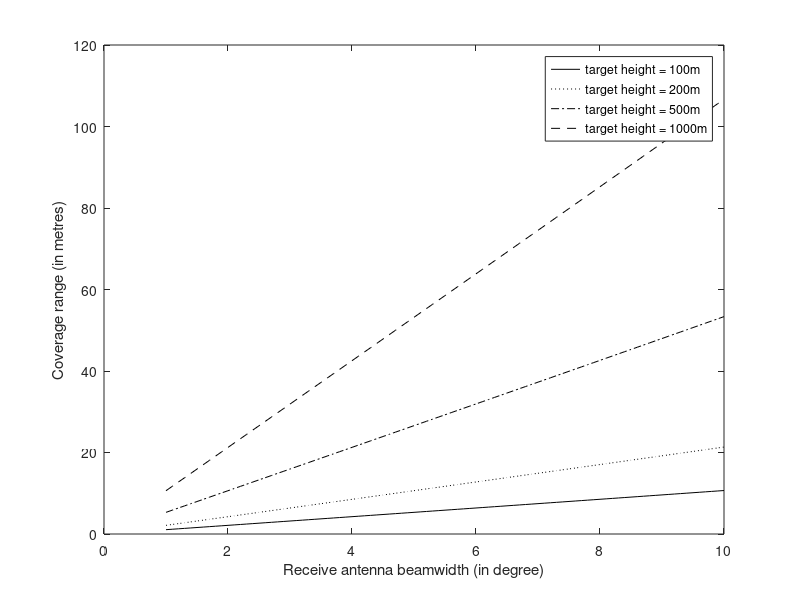

Recreate this plot in MATLAB.
alpha1 = 1:0.1:10;
alpha = alpha1/180*pi;
theta1 = 65; %45; %65;
theta = theta1/180*pi;
hvec = [100 200 500 1000]; %100:100:1000;

L1 = zeros(length(alpha),length(hvec));
L2 = L1;
index = 0;
for h = hvec
    index = index + 1;
    L1(:, index) = h/2 * (1./tan(theta - alpha/2) - 1./tan(theta + alpha/2));
    L2(:,index) = h * alpha/2/sin(theta)/sin(theta);
end

%plot(alpha1, L1, 'kx-', alpha1, L2, 'r.:');
plot(alpha1, L1(:,1), 'k-', alpha1, L1(:,2), 'k:',alpha1, L1(:,3), 'k-.',alpha1, L1(:,4), 'k--');
xlabel('Receive antenna beamwidth (in degree)');
ylabel('Coverage range (in metres)');
legend('target height = 100m','target height = 200m','target height = 500m','target height = 1000m');
%legend(cellstr(num2str(hvec', 'Object height = %0.0f')));
%title('coverage for 65 degree elevation angle');